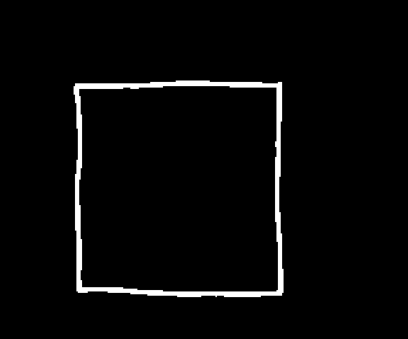
#> input picture output.png, 408 x 339 px
$ python hough_transform_example.py
#> lines starting #> are read from the running program, lines starting #| are printed output that depends on the picture
import sys
import math
import cv2 as cv
import numpy as np
import imutils
def main(argv):

    default_file = 'output.png'
    filename = argv[0] if len(argv) > 0 else default_file
    # Loads an image
    src = cv.imread(cv.samples.findFile(filename), cv.IMREAD_GRAYSCALE)
#> src is the input picture: shape (339, 408); min 0, max 255, mean 7.6
    #cv.imshow("Source", src)
    #cv.waitKey()
    src=imutils.resize(src, width=400)
#> src: shape (332, 400)
    #cv.imshow("Source", src)
    #cv.waitKey()
    # Check if image is loaded fine
    if src is None:
        print ('Error opening image!')
        print ('Usage: hough_lines.py [image_name -- default ' + default_file + '] \n')
        return -1


    dst = src

    # Copy edges to the images that will display the results in BGR
    cdst = cv.cvtColor(dst, cv.COLOR_GRAY2BGR)
    cdstP = np.copy(cdst)

    lines = cv.HoughLines(dst, 3, np.pi / 180, 150, None, 0, 0)
#> lines = 93 rows, first 8: [273, 0], [-270, 3.12], [87, 1.55], [84, 1.57], [282, 1.59], [276, 0.0175], [90, 1.54], [279, 1.61]

    if lines is not None:
        for i in range(0, len(lines)):
            rho = lines[i][0][0]
            theta = lines[i][0][1]
            a = math.cos(theta)
            b = math.sin(theta)
            x0 = a * rho
            y0 = b * rho
            pt1 = (int(x0 + 1000*(-b)), int(y0 + 1000*(a)))
            pt2 = (int(x0 - 1000*(-b)), int(y0 - 1000*(a)))
            cv.line(cdst, pt1, pt2, (0,0,255), 3, cv.LINE_AA)
#> this loop made 93 passes
#> (rho, theta, a, b, x0, y0, pt1, pt2) on passes 1 to 10: (273, 0, 1, 0, 273, 0, (273, 1000), (273, -1000)), (-270, 3.12, -1, 0.0175, 270, -4.71, (252, -1004), (287, 995)), (87, 1.55, 0.0175, 1, 1.52, 86.99, (-998, 104), (1001, 69)), (84, 1.57, -4.37e-08, 1, -3.67e-06, 84, (-1000, 83), (999, 84)), (282, 1.59, -0.0175, 1, -4.92, 282, (-1004, 264), (994, 299)), (276, 0.0175, 1, 0.0175, 276, 4.82, (258, 1004), (293, -995)), (90, 1.54, 0.0349, 0.999, 3.14, 89.95, (-996, 124), (1002, 55)), (279, 1.61, -0.0349, 0.999, -9.74, 278.8, (-1009, 243), (989, 313)), (285, 1.57, -4.37e-08, 1, -1.25e-05, 285, (-1000, 284), (999, 285)), (78, 0, 1, 0, 78, 0, (78, 1000), (78, -1000))
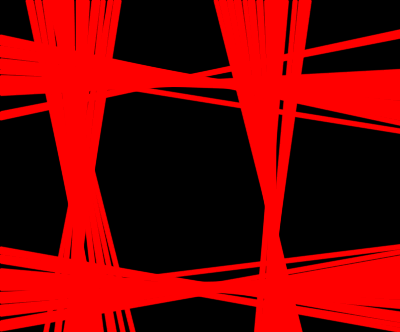
#> cdst: shape (332, 400, 3); mean B, G, R 0, 0, 117.4

    #cv.HoughLinesP(	image, rho, theta, threshold[, lines[, minLineLength[, maxLineGap]]]	) ->	lines
    linesP = cv.HoughLinesP(dst, 3, np.pi / 60, 50, None, 50, 10)
#> linesP = 30 rows, first 6: [77, 287, 77, 81], [71, 84, 277, 84], [74, 285, 278, 285], [72, 81, 277, 81], [75, 286, 75, 82], [273, 289, 273, 79]

    if linesP is not None:
        for i in range(0, len(linesP)):
            l = linesP[i][0]
            cv.line(cdstP, (l[0], l[1]), (l[2], l[3]), (0,0,255), 3, cv.LINE_AA)
#> this loop made 30 passes
#> l on passes 1 to 12: [77, 287, 77, 81], [71, 84, 277, 84], [74, 285, 278, 285], [72, 81, 277, 81], [75, 286, 75, 82], [273, 289, 273, 79], [271, 289, 271, 79], [127, 288, 277, 288], [275, 173, 275, 79], [71, 88, 135, 88], [80, 286, 80, 233], [74, 282, 135, 282]
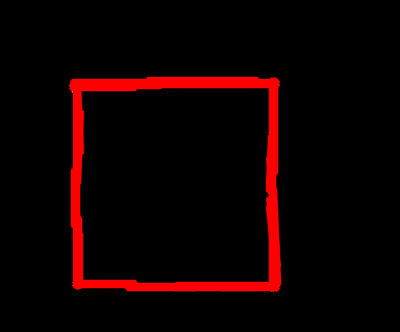
#> cdstP: shape (332, 400, 3); mean B, G, R 0, 0, 16

    cv.imshow("Source", src)
    cv.imshow("Detected Lines (in red) - Standard Hough Line Transform", cdst)
    cv.imshow("Detected Lines (in red) - Probabilistic Line Transform", cdstP)

    cv.waitKey()
    return 0

if __name__ == "__main__":
    main(sys.argv[1:])
